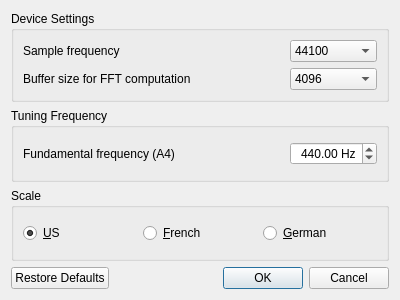
<ui version="4.0" >
 <class>QSettingsDlg</class>
 <widget class="QDialog" name="QSettingsDlg" >
  <property name="geometry" >
   <rect>
    <x>0</x>
    <y>0</y>
    <width>400</width>
    <height>300</height>
   </rect>
  </property>
  <property name="windowTitle" >
   <string>Settings</string>
  </property>
  <property name="windowIcon" >
   <iconset resource="qpitch.qrc" >:/icons/qpitch.png</iconset>
  </property>
  <layout class="QVBoxLayout" >
   <item>
    <widget class="QGroupBox" name="groupBox_device" >
     <property name="title" >
      <string>Device Settings</string>
     </property>
     <layout class="QGridLayout" >
      <item row="1" column="1" >
       <widget class="QComboBox" name="comboBox_frameSize" >
        <property name="sizePolicy" >
         <sizepolicy vsizetype="Fixed" hsizetype="Preferred" >
          <horstretch>1</horstretch>
          <verstretch>0</verstretch>
         </sizepolicy>
        </property>
        <property name="currentIndex" >
         <number>1</number>
        </property>
        <item>
         <property name="text" >
          <string>8192</string>
         </property>
        </item>
        <item>
         <property name="text" >
          <string>4096</string>
         </property>
        </item>
       </widget>
      </item>
      <item row="1" column="0" >
       <widget class="QLabel" name="label_frameSize" >
        <property name="sizePolicy" >
         <sizepolicy vsizetype="Preferred" hsizetype="Preferred" >
          <horstretch>3</horstretch>
          <verstretch>0</verstretch>
         </sizepolicy>
        </property>
        <property name="text" >
         <string>Buffer size for FFT computation</string>
        </property>
       </widget>
      </item>
      <item row="0" column="1" >
       <widget class="QComboBox" name="comboBox_sampleFrequency" >
        <property name="sizePolicy" >
         <sizepolicy vsizetype="Fixed" hsizetype="Preferred" >
          <horstretch>1</horstretch>
          <verstretch>0</verstretch>
         </sizepolicy>
        </property>
        <item>
         <property name="text" >
          <string>44100</string>
         </property>
        </item>
        <item>
         <property name="text" >
          <string>22050</string>
         </property>
        </item>
       </widget>
      </item>
      <item row="0" column="0" >
       <widget class="QLabel" name="label_sampleFrequency" >
        <property name="sizePolicy" >
         <sizepolicy vsizetype="Preferred" hsizetype="Preferred" >
          <horstretch>3</horstretch>
          <verstretch>0</verstretch>
         </sizepolicy>
        </property>
        <property name="text" >
         <string>Sample frequency</string>
        </property>
       </widget>
      </item>
     </layout>
    </widget>
   </item>
   <item>
    <widget class="QGroupBox" name="groupBox_tuningFrequency" >
     <property name="title" >
      <string>Tuning Frequency</string>
     </property>
     <layout class="QHBoxLayout" >
      <item>
       <widget class="QLabel" name="label_fundamentalFrequency" >
        <property name="sizePolicy" >
         <sizepolicy vsizetype="Preferred" hsizetype="Preferred" >
          <horstretch>3</horstretch>
          <verstretch>0</verstretch>
         </sizepolicy>
        </property>
        <property name="text" >
         <string>Fundamental frequency (A4)</string>
        </property>
       </widget>
      </item>
      <item>
       <widget class="QDoubleSpinBox" name="doubleSpinBox_fundamentalFrequency" >
        <property name="sizePolicy" >
         <sizepolicy vsizetype="Fixed" hsizetype="Minimum" >
          <horstretch>1</horstretch>
          <verstretch>0</verstretch>
         </sizepolicy>
        </property>
        <property name="alignment" >
         <set>Qt::AlignRight</set>
        </property>
        <property name="suffix" >
         <string> Hz</string>
        </property>
        <property name="minimum" >
         <double>400.000000000000000</double>
        </property>
        <property name="maximum" >
         <double>500.000000000000000</double>
        </property>
        <property name="value" >
         <double>440.000000000000000</double>
        </property>
       </widget>
      </item>
     </layout>
    </widget>
   </item>
   <item>
    <widget class="QGroupBox" name="groupBox_scale" >
     <property name="title" >
      <string>Scale</string>
     </property>
     <layout class="QHBoxLayout" >
      <item>
       <widget class="QRadioButton" name="radioButton_scaleUs" >
        <property name="text" >
         <string>&amp;US</string>
        </property>
        <property name="checked" >
         <bool>true</bool>
        </property>
       </widget>
      </item>
      <item>
       <widget class="QRadioButton" name="radioButton_scaleFrench" >
        <property name="text" >
         <string>&amp;French</string>
        </property>
       </widget>
      </item>
      <item>
       <widget class="QRadioButton" name="radioButton_scaleGerman" >
        <property name="text" >
         <string>&amp;German</string>
        </property>
       </widget>
      </item>
     </layout>
    </widget>
   </item>
   <item>
    <widget class="QDialogButtonBox" name="buttonBox" >
     <property name="orientation" >
      <enum>Qt::Horizontal</enum>
     </property>
     <property name="standardButtons" >
      <set>QDialogButtonBox::Cancel|QDialogButtonBox::NoButton|QDialogButtonBox::Ok|QDialogButtonBox::RestoreDefaults</set>
     </property>
    </widget>
   </item>
  </layout>
 </widget>
 <tabstops>
  <tabstop>comboBox_sampleFrequency</tabstop>
  <tabstop>comboBox_frameSize</tabstop>
  <tabstop>doubleSpinBox_fundamentalFrequency</tabstop>
  <tabstop>radioButton_scaleUs</tabstop>
  <tabstop>radioButton_scaleFrench</tabstop>
  <tabstop>radioButton_scaleGerman</tabstop>
  <tabstop>buttonBox</tabstop>
 </tabstops>
 <resources>
  <include location="qpitch.qrc" />
 </resources>
 <connections>
  <connection>
   <sender>buttonBox</sender>
   <signal>accepted()</signal>
   <receiver>QSettingsDlg</receiver>
   <slot>accept()</slot>
   <hints>
    <hint type="sourcelabel" >
     <x>248</x>
     <y>254</y>
    </hint>
    <hint type="destinationlabel" >
     <x>157</x>
     <y>274</y>
    </hint>
   </hints>
  </connection>
  <connection>
   <sender>buttonBox</sender>
   <signal>rejected()</signal>
   <receiver>QSettingsDlg</receiver>
   <slot>reject()</slot>
   <hints>
    <hint type="sourcelabel" >
     <x>316</x>
     <y>260</y>
    </hint>
    <hint type="destinationlabel" >
     <x>286</x>
     <y>274</y>
    </hint>
   </hints>
  </connection>
 </connections>
</ui>
